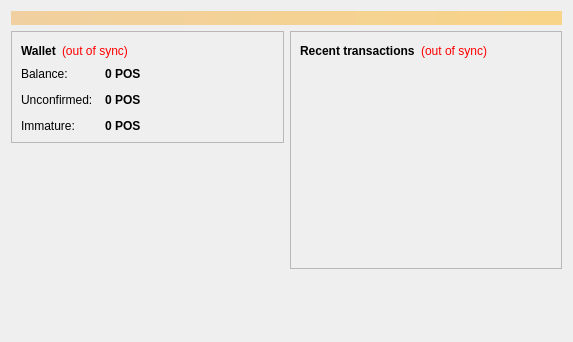
<?xml version="1.0" encoding="UTF-8"?>
<ui version="4.0">
 <class>OverviewPage</class>
 <widget class="QWidget" name="OverviewPage">
  <property name="geometry">
   <rect>
    <x>0</x>
    <y>0</y>
    <width>573</width>
    <height>342</height>
   </rect>
  </property>
  <property name="windowTitle">
   <string>Form</string>
  </property>
  <layout class="QVBoxLayout" name="topLayout">
   <item>
    <widget class="QLabel" name="labelAlerts">
     <property name="visible">
      <bool>false</bool>
     </property>
     <property name="styleSheet">
      <string notr="true">background-color: qlineargradient(x1: 0, y1: 0, x2: 1, y2: 0, stop:0 #F0D0A0, stop:1 #F8D488); color:#000000;</string>
     </property>
     <property name="wordWrap">
      <bool>true</bool>
     </property>
     <property name="margin">
      <number>3</number>
     </property>
    </widget>
   </item>
   <item>
    <layout class="QHBoxLayout" name="horizontalLayout" stretch="1,1">
     <item>
      <layout class="QVBoxLayout" name="verticalLayout_2">
       <item>
        <widget class="QFrame" name="frame">
         <property name="frameShape">
          <enum>QFrame::StyledPanel</enum>
         </property>
         <property name="frameShadow">
          <enum>QFrame::Raised</enum>
         </property>
         <layout class="QVBoxLayout" name="verticalLayout_4">
          <item>
           <layout class="QHBoxLayout" name="horizontalLayout_4">
            <item>
             <widget class="QLabel" name="label_5">
              <property name="font">
               <font>
                <weight>75</weight>
                <bold>true</bold>
               </font>
              </property>
              <property name="text">
               <string>Wallet</string>
              </property>
             </widget>
            </item>
            <item>
             <widget class="QLabel" name="labelWalletStatus">
              <property name="toolTip">
               <string>The displayed information may be out of date. Your wallet automatically synchronizes with the Poscoin network after a connection is established, but this process has not completed yet.</string>
              </property>
              <property name="styleSheet">
               <string notr="true">QLabel { color: red; }</string>
              </property>
              <property name="text">
               <string notr="true">(out of sync)</string>
              </property>
              <property name="alignment">
               <set>Qt::AlignLeading|Qt::AlignLeft|Qt::AlignVCenter</set>
              </property>
             </widget>
            </item>
            <item>
             <spacer name="horizontalSpacer_2">
              <property name="orientation">
               <enum>Qt::Horizontal</enum>
              </property>
              <property name="sizeHint" stdset="0">
               <size>
                <width>40</width>
                <height>20</height>
               </size>
              </property>
             </spacer>
            </item>
           </layout>
          </item>
          <item>
           <layout class="QFormLayout" name="formLayout_2">
            <property name="fieldGrowthPolicy">
             <enum>QFormLayout::AllNonFixedFieldsGrow</enum>
            </property>
            <property name="horizontalSpacing">
             <number>12</number>
            </property>
            <property name="verticalSpacing">
             <number>12</number>
            </property>
            <item row="0" column="0">
             <widget class="QLabel" name="label">
              <property name="text">
               <string>Balance:</string>
              </property>
             </widget>
            </item>
            <item row="0" column="1">
             <widget class="QLabel" name="labelBalance">
              <property name="font">
               <font>
                <weight>75</weight>
                <bold>true</bold>
               </font>
              </property>
              <property name="cursor">
               <cursorShape>IBeamCursor</cursorShape>
              </property>
              <property name="toolTip">
               <string>Your current balance</string>
              </property>
              <property name="text">
               <string notr="true">0 POS</string>
              </property>
              <property name="textInteractionFlags">
               <set>Qt::LinksAccessibleByMouse|Qt::TextSelectableByKeyboard|Qt::TextSelectableByMouse</set>
              </property>
             </widget>
            </item>
            <item row="1" column="0">
             <widget class="QLabel" name="label_3">
              <property name="text">
               <string>Unconfirmed:</string>
              </property>
             </widget>
            </item>
            <item row="1" column="1">
             <widget class="QLabel" name="labelUnconfirmed">
              <property name="font">
               <font>
                <weight>75</weight>
                <bold>true</bold>
               </font>
              </property>
              <property name="cursor">
               <cursorShape>IBeamCursor</cursorShape>
              </property>
              <property name="toolTip">
               <string>Total of transactions that have yet to be confirmed, and do not yet count toward the current balance</string>
              </property>
              <property name="text">
               <string notr="true">0 POS</string>
              </property>
              <property name="textInteractionFlags">
               <set>Qt::LinksAccessibleByMouse|Qt::TextSelectableByKeyboard|Qt::TextSelectableByMouse</set>
              </property>
             </widget>
            </item>
            <item row="2" column="0">
             <widget class="QLabel" name="labelImmatureText">
              <property name="text">
               <string>Immature:</string>
              </property>
             </widget>
            </item>
            <item row="2" column="1">
             <widget class="QLabel" name="labelImmature">
              <property name="font">
               <font>
                <weight>75</weight>
                <bold>true</bold>
               </font>
              </property>
              <property name="toolTip">
               <string>Mined balance that has not yet matured</string>
              </property>
              <property name="text">
               <string notr="true">0 POS</string>
              </property>
              <property name="textInteractionFlags">
               <set>Qt::LinksAccessibleByMouse|Qt::TextSelectableByKeyboard|Qt::TextSelectableByMouse</set>
              </property>
             </widget>
            </item>
           </layout>
          </item>
         </layout>
        </widget>
       </item>
       <item>
        <spacer name="verticalSpacer">
         <property name="orientation">
          <enum>Qt::Vertical</enum>
         </property>
         <property name="sizeHint" stdset="0">
          <size>
           <width>20</width>
           <height>40</height>
          </size>
         </property>
        </spacer>
       </item>
      </layout>
     </item>
     <item>
      <layout class="QVBoxLayout" name="verticalLayout_3">
       <item>
        <widget class="QFrame" name="frame_2">
         <property name="frameShape">
          <enum>QFrame::StyledPanel</enum>
         </property>
         <property name="frameShadow">
          <enum>QFrame::Raised</enum>
         </property>
         <layout class="QVBoxLayout" name="verticalLayout">
          <item>
           <layout class="QHBoxLayout" name="horizontalLayout_2">
            <item>
             <widget class="QLabel" name="label_4">
              <property name="text">
               <string>&lt;b&gt;Recent transactions&lt;/b&gt;</string>
              </property>
             </widget>
            </item>
            <item>
             <widget class="QLabel" name="labelTransactionsStatus">
              <property name="toolTip">
               <string>The displayed information may be out of date. Your wallet automatically synchronizes with the Poscoin network after a connection is established, but this process has not completed yet.</string>
              </property>
              <property name="styleSheet">
               <string notr="true">QLabel { color: red; }</string>
              </property>
              <property name="text">
               <string notr="true">(out of sync)</string>
              </property>
              <property name="alignment">
               <set>Qt::AlignRight|Qt::AlignTrailing|Qt::AlignVCenter</set>
              </property>
             </widget>
            </item>
            <item>
             <spacer name="horizontalSpacer">
              <property name="orientation">
               <enum>Qt::Horizontal</enum>
              </property>
              <property name="sizeHint" stdset="0">
               <size>
                <width>40</width>
                <height>20</height>
               </size>
              </property>
             </spacer>
            </item>
           </layout>
          </item>
          <item>
           <widget class="QListView" name="listTransactions">
            <property name="styleSheet">
             <string notr="true">QListView { background: transparent; }</string>
            </property>
            <property name="frameShape">
             <enum>QFrame::NoFrame</enum>
            </property>
            <property name="verticalScrollBarPolicy">
             <enum>Qt::ScrollBarAlwaysOff</enum>
            </property>
            <property name="horizontalScrollBarPolicy">
             <enum>Qt::ScrollBarAlwaysOff</enum>
            </property>
            <property name="selectionMode">
             <enum>QAbstractItemView::NoSelection</enum>
            </property>
           </widget>
          </item>
         </layout>
        </widget>
       </item>
       <item>
        <spacer name="verticalSpacer_2">
         <property name="orientation">
          <enum>Qt::Vertical</enum>
         </property>
         <property name="sizeHint" stdset="0">
          <size>
           <width>20</width>
           <height>40</height>
          </size>
         </property>
        </spacer>
       </item>
      </layout>
     </item>
    </layout>
   </item>
  </layout>
 </widget>
 <resources/>
 <connections/>
</ui>
